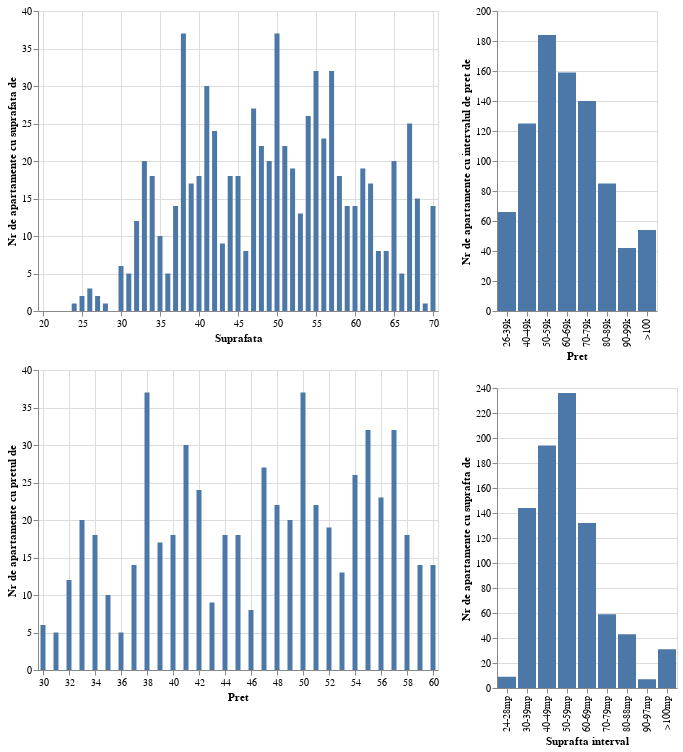

Notebook code cell kept with this figure:
### Code cell
from pandas import interval_range


histArea = alt.Chart(source).mark_bar(clip=True).encode(
    y=alt.Y('count(area_rounded):Q' ,axis=alt.Axis(title='Nr de apartamente cu suprafata de ')),
    x=alt.X('area_rounded:Q', axis=alt.Axis( title='Suprafata'),scale=alt.Scale(domain=(20, 70))),
    tooltip = [alt.Tooltip ('count()', title = 'Nr de apartamente cu suprafata de')]
)

histPrice = alt.Chart(source).mark_bar(clip=True).encode(
    y=alt.Y('count(priceRounded):Q' ,axis=alt.Axis(title='Nr de apartamente cu pretul de ')),
    x=alt.X('area_rounded:Q', axis=alt.Axis( title='Pret'), scale=alt.Scale(domain=(30, 60))),
    tooltip = [alt.Tooltip ('count()', title = 'Nr de apartamente cu pretul de')]
)

histPriceRange = alt.Chart(source).mark_bar().encode(
    y=alt.Y('count(priceRange):Q' ,axis=alt.Axis(title='Nr de apartamente cu intervalul de pret de ')),
    x=alt.X('priceRange:N', axis=alt.Axis( title='Pret')),
    tooltip = [alt.Tooltip ('count()', title = 'Nr de apartamente cu intervalul de pret de')]
)

histAreaRange = alt.Chart(source).mark_bar().encode(
    y=alt.Y('count(area_range):Q' ,axis=alt.Axis(title='Nr de apartamente cu suprafta de ')),
    x=alt.X('area_range:N', axis=alt.Axis( title='Suprafta interval')),
    tooltip = [alt.Tooltip ('count()', title = 'Nr de apartamente cu suprafta de')]
)

chart = histArea & histPrice | histPriceRange & histAreaRange

### Figure 1 — Vega-Lite specification as saved in the notebook (floating-point values rounded to 4 significant figures; data arrays with more than 128 entries replaced by an {"elided": "..."} marker saying what was removed)
{"$schema": "https://vega.github.io/schema/vega-lite/v4.17.0.json", "config": {"view": {"continuousHeight": 300, "continuousWidth": 400}}, "data": {"name": "data-51383cb6bda49d8f4fb8dd6ede137e81"}, "datasets": {"data-51383cb6bda49d8f4fb8dd6ede137e81": {"elided": "855 records"}}, "hconcat": [{"vconcat": [{"encoding": {"tooltip": [{"aggregate": "count", "title": "Nr de apartamente cu suprafata de", "type": "quantitative"}], "x": {"axis": {"title": "Suprafata"}, "field": "area_rounded", "scale": {"domain": [20, 70]}, "type": "quantitative"}, "y": {"aggregate": "count", "axis": {"title": "Nr de apartamente cu suprafata de "}, "field": "area_rounded", "type": "quantitative"}}, "mark": {"clip": true, "type": "bar"}}, {"encoding": {"tooltip": [{"aggregate": "count", "title": "Nr de apartamente cu pretul de", "type": "quantitative"}], "x": {"axis": {"title": "Pret"}, "field": "area_rounded", "scale": {"domain": [30, 60]}, "type": "quantitative"}, "y": {"aggregate": "count", "axis": {"title": "Nr de apartamente cu pretul de "}, "field": "priceRounded", "type": "quantitative"}}, "mark": {"clip": true, "type": "bar"}}]}, {"vconcat": [{"encoding": {"tooltip": [{"aggregate": "count", "title": "Nr de apartamente cu intervalul de pret de", "type": "quantitative"}], "x": {"axis": {"title": "Pret"}, "field": "priceRange", "type": "nominal"}, "y": {"aggregate": "count", "axis": {"title": "Nr de apartamente cu intervalul de pret de "}, "field": "priceRange", "type": "quantitative"}}, "mark": "bar"}, {"encoding": {"tooltip": [{"aggregate": "count", "title": "Nr de apartamente cu suprafta de", "type": "quantitative"}], "x": {"axis": {"title": "Suprafta interval"}, "field": "area_range", "type": "nominal"}, "y": {"aggregate": "count", "axis": {"title": "Nr de apartamente cu suprafta de "}, "field": "area_range", "type": "quantitative"}}, "mark": "bar"}]}]}
